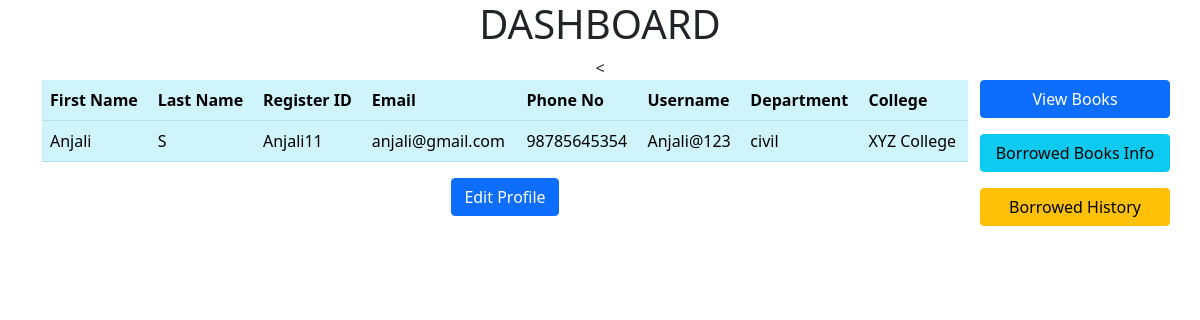
The app's page /libraryapp/profileview/ (signed in) with its own data.
### libraryapp/models.py (models this page shows, shortened)
class StudentDetails(models.Model):
    user=models.OneToOneField(User,on_delete=models.CASCADE)
    department=models.CharField(max_length=15)
    phone=models.IntegerField()
    roll_no=models.IntegerField()
    register_id=models.CharField(max_length=10)
    college_name=models.CharField(max_length=20)

### libraryapp/views.py (the view)
# urls.py: path('profileview/',ProfileView.as_view(),name='profile'),
class ProfileView(generic.DetailView):
    model = StudentDetails  # Because studentDetails create a oneto one connection with User model
    template_name = 'profile.html'
    context_object_name = 'profile'
    def get_object(self):
        user = self.request.user    # this is the method that is used to get the details of current logged in user
        return get_object_or_404(StudentDetails,user=user)

### libraryapp/templates/profile.html (shortened to what this page needs)
<!DOCTYPE html>
<html lang="en">
<head>
    <link href="https://cdn.jsdelivr.net/npm/bootstrap@5.0.2/dist/css/bootstrap.min.css" rel="stylesheet">
</head>
<body>
<div class="container">
    <center>
        <h1 class="text-color:danger">DASHBOARD</h1>
    <
    </center>
    <div class="row">
        <div class="col-10">
            <table class="table table-info">
                <tr>
                    <th>First Name</th>
                    <th>Last Name</th>
                    <th>Register ID</th>
                    <th>Email</th>
                    <th>Phone No</th>
                    <th>Username</th>
                    <th>Department</th>
                    <th>College</th>
                </tr>
                <tr>
                    <td>{{profile.user.first_name}}</td>
                    <td>{{profile.user.last_name}}</td>
                    <td>{{profile.register_id}}</td>
                    <td>{{profile.user.email}}</td>
                    <td>{{profile.phone}}</td>
                    <td>{{profile.user.username}}</td>
                    <td>{{profile.department}}</td>
                     <td>{{profile.college_name}}</td>
                </tr>
            </table>
                <center>
                    <a href="http://127.0.0.1:8000/libraryapp/studentedit/{{profile.user.id}}" class="btn btn-primary">Edit Profile</a>
                </center>
        </div>
         <div class="col">
            <div class="row">
                <a href="http://127.0.0.1:8000/libraryapp/studbooksview/" class="btn btn-primary" class="anc">View Books</a>
            </div>
            <div class="row mt-3">
                <a href="" class="btn btn-info" class="anc">Borrowed Books Info</a>
            </div>
            <div class="row mt-3">
                <a href="" class="btn btn-warning" class="anc">Borrowed History</a>
            </div>
        </div>
    </div>
</div>
</body>
</html>

### records on screen
StudentDetails: user.first_name "Anjali", user.last_name "S", register_id "Anjali11", user.email "anjali@gmail.com", phone "98785645354", user.username "Anjali@123", department "civil", college_name "XYZ College"
